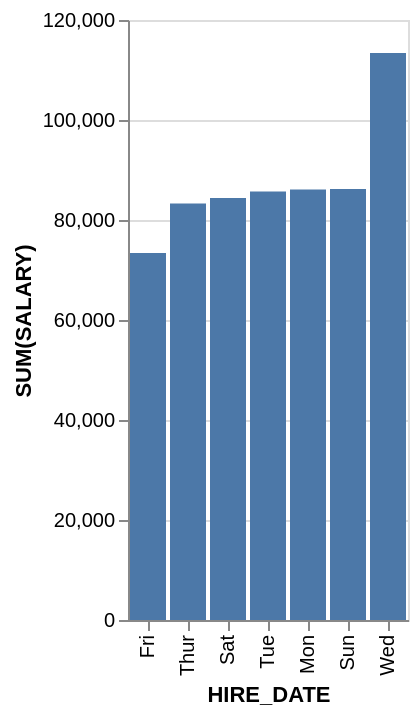

The specification (Vega-Lite) saved for this image:
### Vega-Lite specification from a JSON file in a GitHub repository (floating-point values rounded to 4 significant figures)
{"data": {"values": [{"x_data": "Fri", "y_data": 73400}, {"x_data": "Thur", "y_data": 83300}, {"x_data": "Sat", "y_data": 84400}, {"x_data": "Tue", "y_data": 85700}, {"x_data": "Mon", "y_data": 86100}, {"x_data": "Sun", "y_data": 86200}, {"x_data": "Wed", "y_data": 113400}]}, "mark": "bar", "encoding": {"x": {"field": "x_data", "type": "nominal", "title": "HIRE_DATE", "sort": {"op": "sum", "field": "y_data", "order": "ascending"}}, "y": {"field": "y_data", "type": "quantitative", "title": "SUM(SALARY)"}}}
